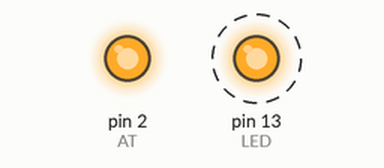
The sketch below on a simulated Arduino Uno, built with avr-gcc and run on an emulated ATmega328P. On the bench: output pins drawn as LEDs (lit = HIGH). Dashed ring = blinking. What the sketch prints to the serial monitor is not drawn.

Above: at 0.9 s.
Timing chart, 0 to 3.7 s (numbered marks = the images above):
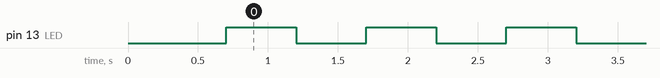

The sketch:

Bluetooth_Slave.ino
```cpp
/*
使用AT指令设置波特率和主从机模式，波特率:9600，配对密码8888，从机模式。
*/
#define AT 2                   //此为Zduino Shield V2.0传感器扩展板专用
#define LED 13

void setup()
{
    pinMode(LED,OUTPUT);
    pinMode(AT,OUTPUT);     //此为Zduino Shield V2.0传感器扩展板专用
    digitalWrite(AT,HIGH);     //此为Zduino Shield V2.0传感器扩展板专用
    Serial.begin(9600);         //AT 模式下蓝牙模块通信波特率
    delay(100);
    Serial.println("AT");
    delay(100);
    Serial.println("AT+NAME=Bluetooth-Slave"); //模块名：Master为主机，Slave为从机
    delay(100);
    Serial.println("AT+ROLE=0");       //设置主从模式：0从机，1主机，2回环
    delay(100);
    Serial.println("AT+CMODE=1");   //设置连接模式为任意蓝牙地址连接模式
    delay(100);
    Serial.println("AT+PSWD=1234");       //设置配对密码，1234
    delay(100);
    Serial.println("AT+UART=9600,1,0");     //设置波特率9600，停止位1，校验位无
    delay(100);
    Serial.println("AT+RMAAD");       //清空配对列表
}

void loop()
{
    digitalWrite(LED, HIGH);
    delay(500);
    digitalWrite(LED, LOW);
    delay(500);
}
```

Measured:
- by itself, pin 13 (LED): alternates HIGH for 0.50 s and LOW for 0.50 s
